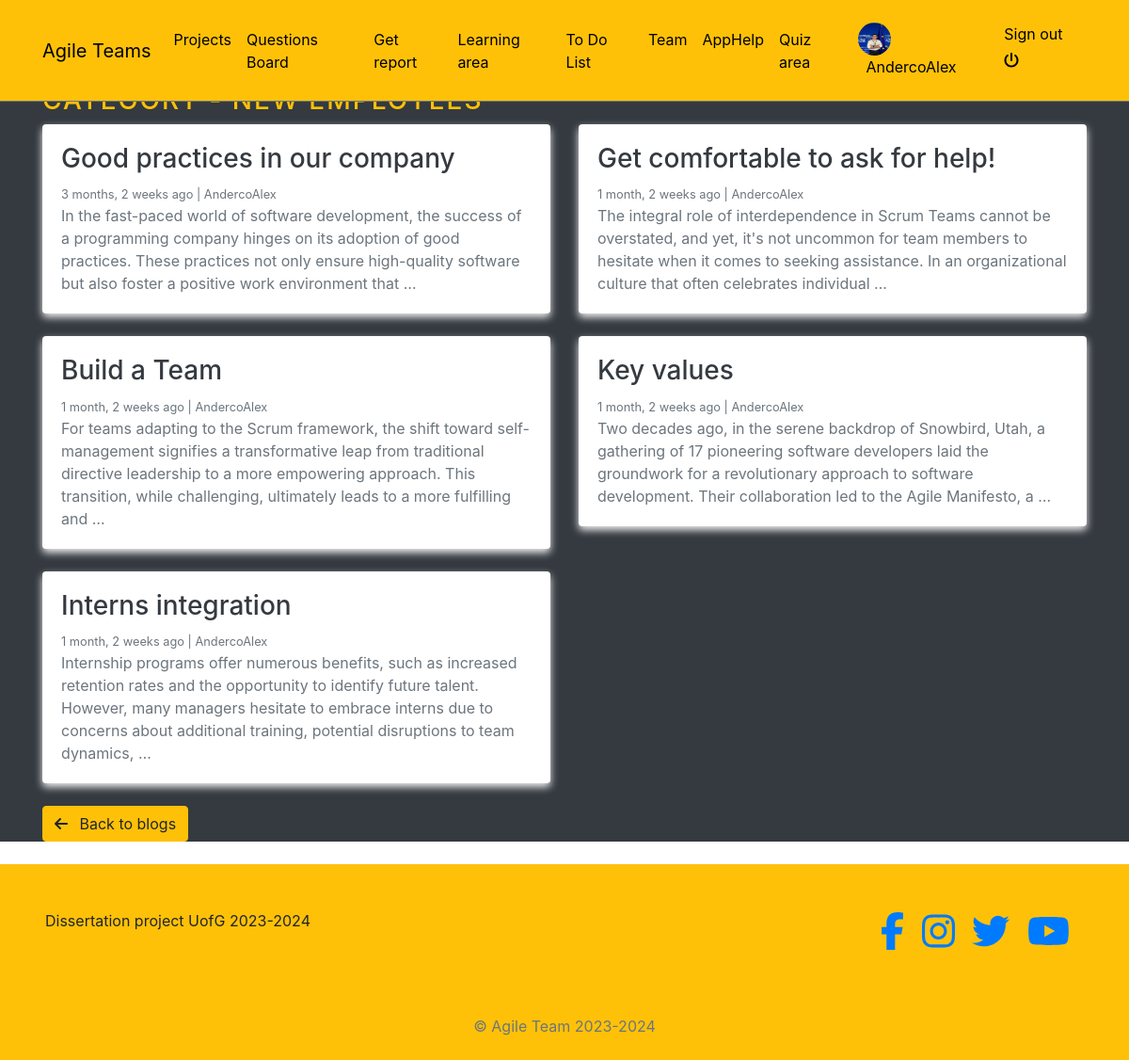
The page /category/4/ (signed in) on the database its author committed.
### blogs/models.py (models this page shows, shortened)
class Blog(models.Model):
    title = models.CharField(max_length=200)
    slug = models.SlugField(max_length=250, unique=True, blank=True)
    category = models.ForeignKey(Category, on_delete=models.CASCADE)
    author = models.ForeignKey(User, on_delete=models.CASCADE)
    short_description =models.TextField(max_length=500)
    description = models.TextField(blank=True, null=True)
    blog_body = models.TextField(max_length=5000)
    status = models.CharField(max_length=20, choices= STATUS_CHOICES, default='Draft')
    created_at = models.DateTimeField(auto_now_add=True)
    updated_at = models.DateTimeField(auto_now=True)

### blogs/views.py (the view)
# urls.py: path('category/<int:category_id>/', BlogsView.posts_by_category, name='posts_by_category'),
def posts_by_category(request, category_id):
    posts = Blog.objects.filter(status='Published', category=category_id)
    category = get_object_or_404(Category, pk=category_id)
    context = {
        'posts': posts,
        'category': category,
    }
    return render(request, 'posts_by_category.html', context)

### blogs/context_processors.py (called while the page is built)
def get_categories(request):
    categories = Category.objects.all()
    return dict(categories=categories)

### blogs/models.py (called while the page is built)
    def __str__(self):
        return self.category_name

### profiles/context_processors.py (called while the page is built)
def profile_pic(request):
    if request.user.is_authenticated:
        user = request.user
        try:
            profile_obj = Profile.objects.get(user=user)
            pic = profile_obj.profile_picture
        except Profile.DoesNotExist:
            pic = None
        return {'picture':pic}
    return {}

def get_profile(request):
    if request.user.is_authenticated:
        user = request.user
        try:
            profile_obj = Profile.objects.get(user=user)
        except Profile.DoesNotExist:
            pic = None
        return {'profile':profile_obj}
    return {}

### templates/posts_by_category.html (shortened to what this page needs)
{% extends 'base.html' %}
{% block content %}
    <div class="container" style="margin-top: 70px;">
        <h3 class="text-uppercase text-warning" style="letter-spacing: 2px;">Category - {{ category }}</h3>
        <div class="row mb-4">
            {% if posts %}
                {% for blog_post in posts %}
                    <div class="col-md-6 mb-4">
                        <div class="card border-0">
                            <div class="card-body">
                                <h3><a href="{% url 'blogs' blog_post.slug %}" class="text-dark">{{ blog_post.title }}</a></h3>
                                <small class="mb-1 text-muted">{{ blog_post.created_at | timesince }} ago | {{ blog_post.author }}</small>
                                <p class="card-text">{{ blog_post.short_description | truncatewords:35 }}</p>
                            </div>
                        </div>
                    </div>
                {% endfor %}
                <div class="col-12">
                    <a href="{% url 'home' %}">
                        <button class="btn btn-warning">
                            <i class="fas fa-arrow-left mr-2"></i> Back to blogs
                        </button>
                    </a>
                </div>
            {% endif %}
        </div>
    </div>
{% endblock %}

### templates/navbar.html (shortened to what this page needs)
<!DOCTYPE html>
<html lang="en">
<head>
</head>
<body>
<nav class="navbar navbar-icon-top navbar-expand-lg navbar-dark bg-warning border-bottom border-secondary fixed-top py-3">
    <div class="container">
        <a class="navbar-brand" href="{% url 'help' %}">Agile Teams</a>
        <div class="collapse navbar-collapse" id="navbarSupportedContent">
            <ul class="navbar-nav mr-auto">
                <li class="nav-item">
                    <a class="nav-link" href="{% url "reports:home" %}">Projects</a>
                </li>
                <li class="nav-item">
                    <a class="nav-link" href="{% url "posts:post-list" %}">Questions Board</a>
                </li>
                <li class="nav-item">
                    <a class="nav-link" href="{% url "reports:select-view" %}">Get report</a>
                </li>
                <li class="nav-item">
                    <a class="nav-link" href="{% url 'home' %}">Learning area</a>
                </li>
                <li class="nav-item">
                    <a class="nav-link" href="{% url 'todo' %}">To Do List</a>
                </li>
                <li class="nav-item">
                    <a class="nav-link" href="{% url 'team' %}">Team</a>
                </li>
                <li class="nav-item">
                    <a class="nav-link" href="{% url 'help' %}">AppHelp</a>
                </li>
                <li class="nav-item">
                    <a class="nav-link" href="{% url 'quiz:quiz_home' %}">Quiz area</a>
                </li>
            </ul>
            <ul class='navbar-nav'>
                {% if request.user.is_authenticated %}
                    <li class='nav-item'>
                        <a class='nav-link' href='{% url "profiles:profile-view" %}'>
                            <img src='{{picture.url}}' class='img-avatar' alt='profile picture'>
                            <span class='ml-2'> {{request.user}} </span>
                        </a>
                    </li>
                    <li class="nav-item">
                        <a class="nav-link" href="{% url 'account_logout' %}">
                            Sign out <i class="fas fa-power-off mt-2"></i>
                        </a>
                    </li>
                {% else %}
                    <li class="nav-item">
                        <a class="nav-link" href="{% url 'account_login' %}">
                            Sign in <i class="fa fa-sign-in-alt"></i>
                        </a>
                    </li>
                {% endif %}
            </ul>
        </div>
    </div>
</nav>
</body>
</html>

### static/style.css (style rules this page uses)
.img-avatar { height: 35px; width: 35px; border-radius: 50%; }
body { background-color: orange; }

### static/test.css (style rules this page uses)
body { font-family: 'Arial', sans-serif; background-color: orange; margin: 0; padding: 0; }
.navbar-nav .nav-link { color: black !important; }
.card { box-shadow: 0 4px 8px #f5f3f3; transition: transform 0.3s, box-shadow 0.3s; }
.card-body { padding: 20px; }
p { color: #6c757d; }

### templates/navbar.html (style rules this page uses)
.navbar-nav .nav-link { color: black !important; }
.navbar-brand { color: black !important; }

### rows shown on the page
Blog: title "Good practices in our company", created_at "3 months, 2 weeks", author "AndercoAlex", short_description "In the fast-paced world of software development, the success of a programming company hinges on its adoption of good practices. These practices not only ensure high-quality software but also foster a positive work environment that …"
Blog: title "Get comfortable to ask for help!", created_at "1 month, 2 weeks", author "AndercoAlex", short_description "The integral role of interdependence in Scrum Teams cannot be overstated, and yet, it's not uncommon for team members to hesitate when it comes to seeking assistance. In an organizational culture that often celebrates individual …"
Blog: title "Build a Team", created_at "1 month, 2 weeks", author "AndercoAlex", short_description "For teams adapting to the Scrum framework, the shift toward self-management signifies a transformative leap from traditional directive leadership to a more empowering approach. This transition, while challenging, ultimately leads to a more fulfilling and …"
Blog: title "Key values", created_at "1 month, 2 weeks", author "AndercoAlex", short_description "Two decades ago, in the serene backdrop of Snowbird, Utah, a gathering of 17 pioneering software developers laid the groundwork for a revolutionary approach to software development. Their collaboration led to the Agile Manifesto, a …"
Blog: title "Interns integration", created_at "1 month, 2 weeks", author "AndercoAlex", short_description "Internship programs offer numerous benefits, such as increased retention rates and the opportunity to identify future talent. However, many managers hesitate to embrace interns due to concerns about additional training, potential disruptions to team dynamics, …"

### other values the page prints
{{ request.user }} "AndercoAlex"
